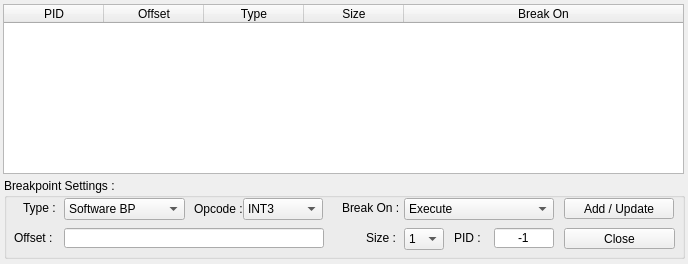
<?xml version="1.0" encoding="UTF-8"?>
<ui version="4.0">
 <class>qtDLGBreakPointManagerClass</class>
 <widget class="QWidget" name="qtDLGBreakPointManagerClass">
  <property name="geometry">
   <rect>
    <x>0</x>
    <y>0</y>
    <width>688</width>
    <height>264</height>
   </rect>
  </property>
  <property name="sizePolicy">
   <sizepolicy hsizetype="Fixed" vsizetype="Fixed">
    <horstretch>0</horstretch>
    <verstretch>0</verstretch>
   </sizepolicy>
  </property>
  <property name="windowTitle">
   <string>[ uintDebugger ] - Breakpoint Manager</string>
  </property>
  <widget class="QTableWidget" name="tblBPs">
   <property name="geometry">
    <rect>
     <x>3</x>
     <y>4</y>
     <width>681</width>
     <height>170</height>
    </rect>
   </property>
   <property name="sizePolicy">
    <sizepolicy hsizetype="Fixed" vsizetype="Fixed">
     <horstretch>0</horstretch>
     <verstretch>0</verstretch>
    </sizepolicy>
   </property>
   <property name="editTriggers">
    <set>QAbstractItemView::NoEditTriggers</set>
   </property>
   <property name="selectionBehavior">
    <enum>QAbstractItemView::SelectRows</enum>
   </property>
   <attribute name="horizontalHeaderStretchLastSection">
    <bool>true</bool>
   </attribute>
   <attribute name="verticalHeaderVisible">
    <bool>false</bool>
   </attribute>
   <attribute name="verticalHeaderDefaultSectionSize">
    <number>15</number>
   </attribute>
   <attribute name="verticalHeaderMinimumSectionSize">
    <number>15</number>
   </attribute>
   <column>
    <property name="text">
     <string>PID</string>
    </property>
   </column>
   <column>
    <property name="text">
     <string>Offset</string>
    </property>
   </column>
   <column>
    <property name="text">
     <string>Type</string>
    </property>
   </column>
   <column>
    <property name="text">
     <string>Size</string>
    </property>
   </column>
   <column>
    <property name="text">
     <string>Break On</string>
    </property>
   </column>
  </widget>
  <widget class="QGroupBox" name="groupBox">
   <property name="geometry">
    <rect>
     <x>4</x>
     <y>178</y>
     <width>681</width>
     <height>81</height>
    </rect>
   </property>
   <property name="sizePolicy">
    <sizepolicy hsizetype="Fixed" vsizetype="Fixed">
     <horstretch>0</horstretch>
     <verstretch>0</verstretch>
    </sizepolicy>
   </property>
   <property name="title">
    <string>Breakpoint Settings :</string>
   </property>
   <widget class="QComboBox" name="cbType">
    <property name="geometry">
     <rect>
      <x>60</x>
      <y>20</y>
      <width>121</width>
      <height>22</height>
     </rect>
    </property>
    <property name="sizePolicy">
     <sizepolicy hsizetype="Fixed" vsizetype="Fixed">
      <horstretch>0</horstretch>
      <verstretch>0</verstretch>
     </sizepolicy>
    </property>
    <item>
     <property name="text">
      <string>Software BP</string>
     </property>
    </item>
    <item>
     <property name="text">
      <string>Hardware BP</string>
     </property>
    </item>
    <item>
     <property name="text">
      <string>Memory BP</string>
     </property>
    </item>
   </widget>
   <widget class="QLabel" name="label">
    <property name="geometry">
     <rect>
      <x>19</x>
      <y>20</y>
      <width>40</width>
      <height>20</height>
     </rect>
    </property>
    <property name="text">
     <string>Type :</string>
    </property>
   </widget>
   <widget class="QComboBox" name="cbBreakOn">
    <property name="geometry">
     <rect>
      <x>400</x>
      <y>20</y>
      <width>150</width>
      <height>22</height>
     </rect>
    </property>
    <property name="sizePolicy">
     <sizepolicy hsizetype="Fixed" vsizetype="Fixed">
      <horstretch>0</horstretch>
      <verstretch>0</verstretch>
     </sizepolicy>
    </property>
    <item>
     <property name="text">
      <string>Execute</string>
     </property>
    </item>
    <item>
     <property name="text">
      <string>Write</string>
     </property>
    </item>
    <item>
     <property name="text">
      <string>Read</string>
     </property>
    </item>
    <item>
     <property name="text">
      <string>Access</string>
     </property>
    </item>
   </widget>
   <widget class="QLabel" name="label_2">
    <property name="geometry">
     <rect>
      <x>338</x>
      <y>20</y>
      <width>60</width>
      <height>20</height>
     </rect>
    </property>
    <property name="text">
     <string>Break On :</string>
    </property>
   </widget>
   <widget class="QLabel" name="label_3">
    <property name="geometry">
     <rect>
      <x>362</x>
      <y>50</y>
      <width>30</width>
      <height>20</height>
     </rect>
    </property>
    <property name="text">
     <string>Size :</string>
    </property>
   </widget>
   <widget class="QLineEdit" name="lePID">
    <property name="geometry">
     <rect>
      <x>490</x>
      <y>50</y>
      <width>60</width>
      <height>20</height>
     </rect>
    </property>
    <property name="sizePolicy">
     <sizepolicy hsizetype="Fixed" vsizetype="Fixed">
      <horstretch>0</horstretch>
      <verstretch>0</verstretch>
     </sizepolicy>
    </property>
    <property name="text">
     <string>-1</string>
    </property>
    <property name="alignment">
     <set>Qt::AlignCenter</set>
    </property>
   </widget>
   <widget class="QLabel" name="label_4">
    <property name="geometry">
     <rect>
      <x>450</x>
      <y>50</y>
      <width>30</width>
      <height>20</height>
     </rect>
    </property>
    <property name="text">
     <string>PID :</string>
    </property>
   </widget>
   <widget class="QPushButton" name="pbAddUpdate">
    <property name="geometry">
     <rect>
      <x>560</x>
      <y>20</y>
      <width>110</width>
      <height>21</height>
     </rect>
    </property>
    <property name="sizePolicy">
     <sizepolicy hsizetype="Fixed" vsizetype="Fixed">
      <horstretch>0</horstretch>
      <verstretch>0</verstretch>
     </sizepolicy>
    </property>
    <property name="text">
     <string>Add / Update</string>
    </property>
   </widget>
   <widget class="QPushButton" name="pbClose">
    <property name="geometry">
     <rect>
      <x>560</x>
      <y>50</y>
      <width>111</width>
      <height>21</height>
     </rect>
    </property>
    <property name="sizePolicy">
     <sizepolicy hsizetype="Fixed" vsizetype="Fixed">
      <horstretch>0</horstretch>
      <verstretch>0</verstretch>
     </sizepolicy>
    </property>
    <property name="text">
     <string>Close</string>
    </property>
   </widget>
   <widget class="QLineEdit" name="leOffset">
    <property name="geometry">
     <rect>
      <x>60</x>
      <y>50</y>
      <width>260</width>
      <height>20</height>
     </rect>
    </property>
   </widget>
   <widget class="QLabel" name="label_5">
    <property name="geometry">
     <rect>
      <x>10</x>
      <y>50</y>
      <width>40</width>
      <height>20</height>
     </rect>
    </property>
    <property name="text">
     <string>Offset :</string>
    </property>
   </widget>
   <widget class="QComboBox" name="cbSize">
    <property name="geometry">
     <rect>
      <x>400</x>
      <y>50</y>
      <width>40</width>
      <height>22</height>
     </rect>
    </property>
    <item>
     <property name="text">
      <string>1</string>
     </property>
    </item>
    <item>
     <property name="text">
      <string>2</string>
     </property>
    </item>
    <item>
     <property name="text">
      <string>4</string>
     </property>
    </item>
   </widget>
   <widget class="QLabel" name="label_6">
    <property name="geometry">
     <rect>
      <x>190</x>
      <y>20</y>
      <width>51</width>
      <height>21</height>
     </rect>
    </property>
    <property name="text">
     <string>Opcode :</string>
    </property>
   </widget>
   <widget class="QComboBox" name="cbOpcode">
    <property name="geometry">
     <rect>
      <x>239</x>
      <y>20</y>
      <width>80</width>
      <height>22</height>
     </rect>
    </property>
    <item>
     <property name="text">
      <string>INT3</string>
     </property>
    </item>
    <item>
     <property name="text">
      <string>HLT</string>
     </property>
    </item>
    <item>
     <property name="text">
      <string>UD2</string>
     </property>
    </item>
   </widget>
  </widget>
 </widget>
 <resources/>
 <connections/>
</ui>
